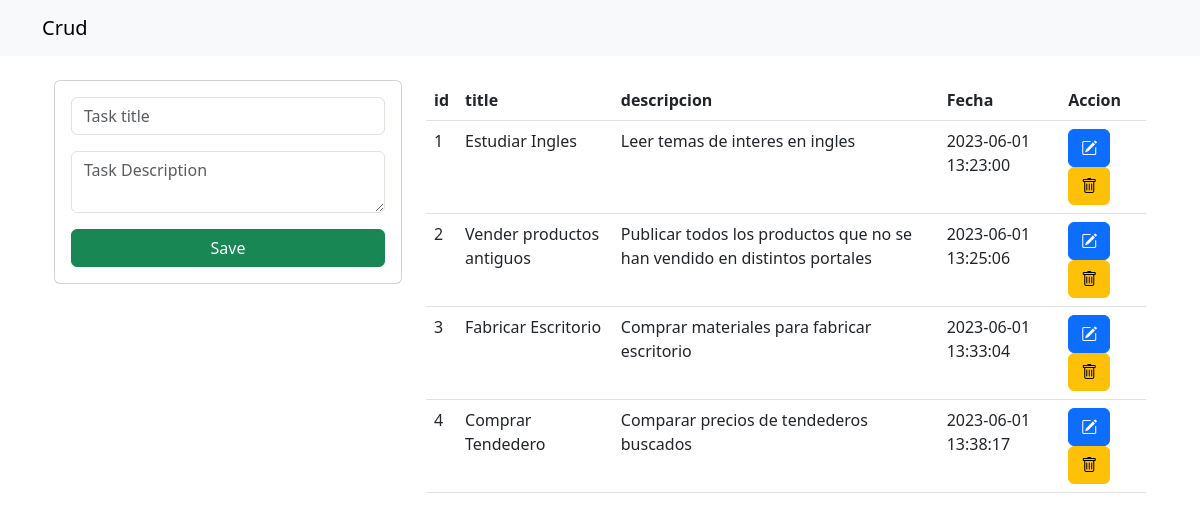
The page / on the database its author committed.
### tables this page shows
CREATE TABLE `tasks` (
  `id` int(11) NOT NULL,
  `title` varchar(255) NOT NULL,
  `description` text NOT NULL,
  `created_at` timestamp NOT NULL DEFAULT current_timestamp()
);

### index.php (the view, shortened to what this page needs)
<?php include("db.php") ?>
<?php include("includes/header.php") ?>
<div class="container p-4">
    <div class="row">
        <div class="col-4">
            <div class="card card-body">
                <form action="save_task.php" method="POST">
                    <div class="mb-3">
                        <input type="text" class="form-control" name="title" placeholder="Task title" autofocus>
                    </div>
                    <div class="mb-3">
                        <textarea name="description" placeholder="Task Description" class="form-control"></textarea>
                    </div>
                    <div class="d-grid gap-2">
                        <input type="submit" class="btn btn-success" name="save_task" value="Save">
                    </div>
                </form>
            </div>
        </div>
        <div class="col-8">
            <table class="table">
                <thead>
                    <tr>
                        <th>id</th>
                        <th>title</th>
                        <th>descripcion</th>
                        <th>Fecha</th>
                        <th>Accion</th>
                    </tr>
                </thead>
                <tbody>
                    <?php
                    $query = "SELECT * FROM tasks";
                    $result_tasks = mysqli_query($conn, $query);
                    if (mysqli_num_rows($result_tasks) > 0) {
                    while ($row = mysqli_fetch_array($result_tasks)) {
                    ?>
                        <tr>
                            <td ><?= $row['id'] ?></td>
                            <td><?= $row['title'] ?></td>
                            <td><?= $row['description'] ?></td>
                            <td><?= $row['created_at'] ?></td>
                            <td>
                            <a class="btn btn-primary" href="edit.php?id=<?=  $row['id'] ?>" role="button" aria-disabled="true"><i class="bi bi-pencil-square"></i></a>
                            <a class="btn btn-warning" href="delete_task.php?id=<?=  $row['id'] ?>" role="button" aria-disabled="true"><i class="bi bi-trash"></i></a>
                            </td>
                        </tr>
                    <?php  }
                    }
                    ?>
                </tbody>
            </table>
        </div>
    </div>
</div>
<?php include("includes/footer.php") ?>

### includes/header.php (shortened to what this page needs)
<!doctype html>
<html lang="en">
  <head>
    <link href="https://cdn.jsdelivr.net/npm/bootstrap@5.3.0/dist/css/bootstrap.min.css" rel="stylesheet">
    <link rel="stylesheet" href="https://cdn.jsdelivr.net/npm/bootstrap-icons@1.10.5/font/bootstrap-icons.css">
  </head>
  <body>
<nav class="navbar bg-body-tertiary">
  <div class="container">
    <a class="navbar-brand" href="index.php">Crud</a>
  </div>
</nav>

### includes/footer.php (shortened to what this page needs)
  </body>
</html>

### rows shown on the page
tasks: id "1", title "Estudiar Ingles", description "Leer temas de interes en ingles", created_at "2023-06-01 13:23:00"
tasks: id "2", title "Vender productos antiguos", description "Publicar todos los productos que no se han vendido en distintos portales", created_at "2023-06-01 13:25:06"
tasks: id "3", title "Fabricar Escritorio", description "Comprar materiales para fabricar escritorio", created_at "2023-06-01 13:33:04"
tasks: id "4", title "Comprar Tendedero", description "Comparar precios de tendederos buscados", created_at "2023-06-01 13:38:17"
